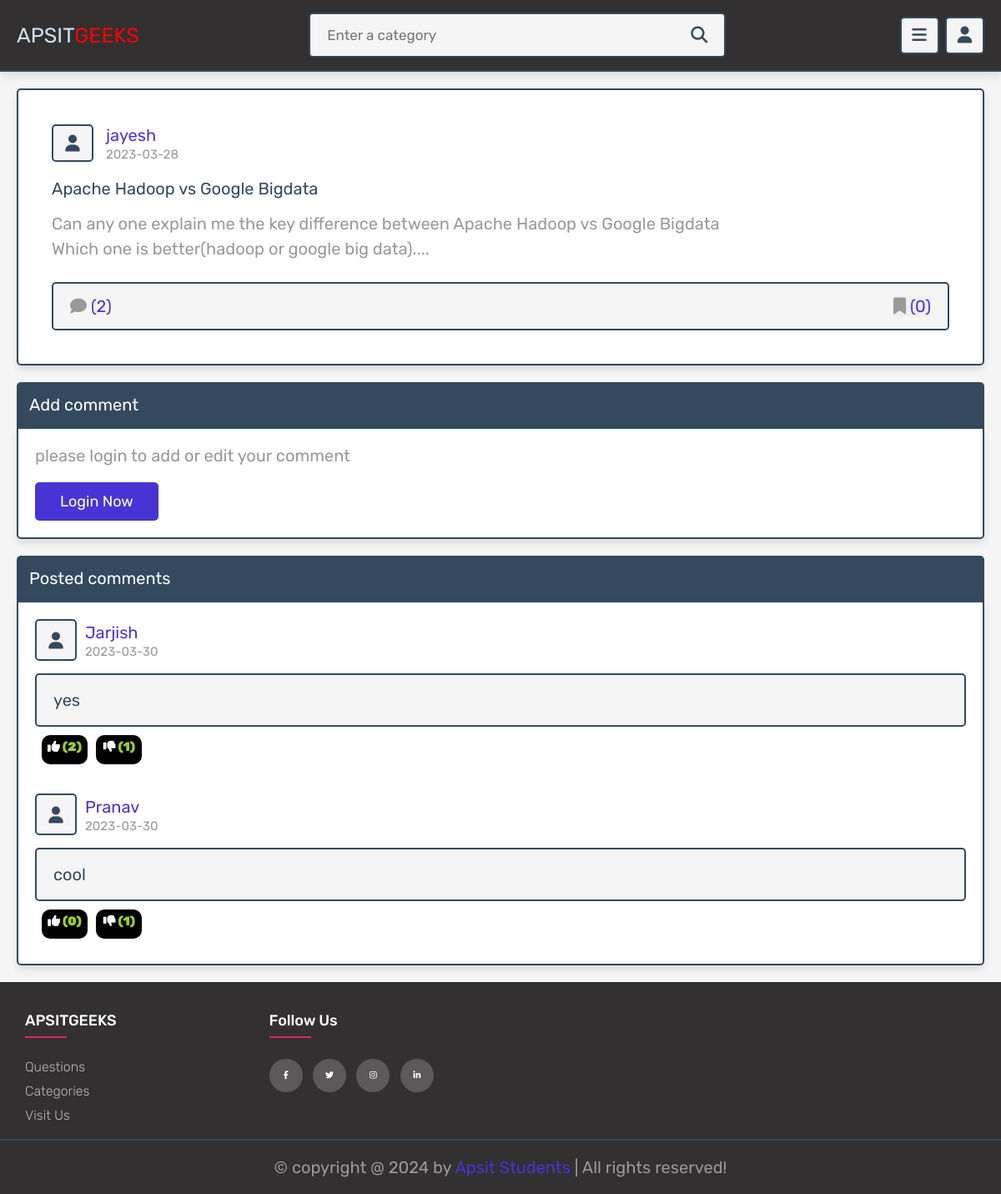
Screenshot of /view_post.php?post_id=15 with the database file from the repository.
### tables this page shows
CREATE TABLE `posts` (
  `id` int(100) NOT NULL,
  `admin_id` int(100) NOT NULL,
  `name` varchar(100) NOT NULL,
  `title` varchar(100) NOT NULL,
  `content` varchar(10000) NOT NULL,
  `category` varchar(50) NOT NULL,
  `image` varchar(100) NOT NULL,
  `date` date NOT NULL DEFAULT current_timestamp(),
  `status` varchar(10) NOT NULL
);

CREATE TABLE `comments` (
  `id` int(100) NOT NULL,
  `post_id` int(100) NOT NULL,
  `admin_id` int(100) NOT NULL,
  `user_id` int(100) NOT NULL,
  `user_name` varchar(50) NOT NULL,
  `comment` varchar(1000) NOT NULL,
  `date` date NOT NULL DEFAULT current_timestamp()
);

### view_post.php (the view, shortened to what this page needs)
<?php
include 'components/connect.php';
if(isset($_SESSION['user_id'])){
   $user_id = $_SESSION['user_id'];
}else{
   $user_id = '';
};
$get_id = $_GET['post_id'];
?>
<!DOCTYPE html>
<html lang="en">
<head>
   <link rel="stylesheet" href="https://cdnjs.cloudflare.com/ajax/libs/font-awesome/6.1.1/css/all.min.css">
   <link rel="stylesheet" href="css/style.css">
</head>
<body>
<?php include 'components/user_header.php'; ?>
<section class="posts-container" style="padding-bottom: 0;">
   <div class="box-container">
      <?php
         $select_posts = $conn->prepare("SELECT * FROM `posts` WHERE status = ? AND id = ?");
         $select_posts->execute(['active', $get_id]);
         if($select_posts->rowCount() > 0){
            while($fetch_posts = $select_posts->fetch(PDO::FETCH_ASSOC)){
            $post_id = $fetch_posts['id'];
            $count_post_comments = $conn->prepare("SELECT * FROM `comments` WHERE post_id = ?");
            $count_post_comments->execute([$post_id]);
            $total_post_comments = $count_post_comments->rowCount();
            $count_post_likes = $conn->prepare("SELECT * FROM `likes` WHERE post_id = ?");
            $count_post_likes->execute([$post_id]);
            $total_post_likes = $count_post_likes->rowCount();
            $confirm_likes = $conn->prepare("SELECT * FROM `likes` WHERE user_id = ? AND post_id = ?");
            $confirm_likes->execute([$user_id, $post_id]);
      ?>
      <form class="box" method="post">
         <div class="post-admin">
            <i class="fas fa-user"></i>
            <div>
               <a href="author_posts.php?author=<?= $fetch_posts['name']; ?>"><?= $fetch_posts['name']; ?></a>
               <div><?= $fetch_posts['date']; ?></div>
            </div>
         </div>
         <div class="post-title"><?= $fetch_posts['title']; ?></div>
         <div class="post-content"><?= $fetch_posts['content']; ?></div>
         <div class="icons">
            <div><i class="fas fa-comment"></i><span>(<?= $total_post_comments; ?>)</span></div>
            <button type="submit" name="like_post"><i class="fas fa-bookmark" style="<?php if($confirm_likes->rowCount() > 0){ echo 'color:var(--red);'; } ?>  "></i><span>(<?= $total_post_likes; ?>)</span></button>
         </div>
      </form>
      <?php
         }
      }else{
         echo '<p class="empty">No questions found!</p>';
      }
      ?>
   </div>
</section>
<section class="comments-container">
   <p class="comment-title">Add comment</p>
   <?php
      if($user_id != ''){
         $select_admin_id = $conn->prepare("SELECT * FROM `posts` WHERE id = ?");
         $select_admin_id->execute([$get_id]);
         $fetch_admin_id = $select_admin_id->fetch(PDO::FETCH_ASSOC);
   ?>
   <form action="" method="post" class="add-comment">
      <input type="hidden" name="admin_id" value="<?= $fetch_admin_id['admin_id']; ?>">
      <input type="hidden" name="user_name" value="<?= $fetch_profile['name']; ?>">
      <p class="user"><i class="fas fa-user"></i><a href="update.php"><?= $fetch_profile['name']; ?></a></p>
      <textarea name="comment" maxlength="1000" class="comment-box" cols="30" rows="10" placeholder="Write your comment" required></textarea>
      <input type="submit" value="add comment" class="inline-btn" name="add_comment">
   </form>
   <?php
   }else{
   ?>
   <div class="add-comment">
      <p>please login to add or edit your comment</p>
      <a href="login.php" class="inline-btn">login now</a>
   </div>
   <?php
      }
   ?>
   <p class="comment-title">Posted comments</p>
   <div class="user-comments-container">
      <?php
         $select_comments = $conn->prepare("SELECT * FROM `comments` WHERE post_id = ?");
         $select_comments->execute([$get_id]);
         if($select_comments->rowCount() > 0){
            while($fetch_comments = $select_comments->fetch(PDO::FETCH_ASSOC)){
               $post_id = $fetch_comments['id'];
               $count_comment_upvote = $conn->prepare("SELECT * FROM `upvotes` WHERE comment_id = ?");
               $count_comment_upvote->execute([$post_id]);
               $total_upvote = $count_comment_upvote->rowCount();
               $confirm_upvote = $conn->prepare("SELECT * FROM  `upvotes` WHERE user_id = ? AND comment_id=? ");
               $confirm_upvote->execute([$user_id,$post_id]);
               $count_comment_downvote = $conn->prepare("SELECT * FROM `downvotes` WHERE comment_id = ?");
               $count_comment_downvote->execute([$post_id]);
               $total_downvote = $count_comment_downvote->rowCount();
               $confirm_downvote = $conn->prepare("SELECT * FROM  `downvotes` WHERE user_id = ? AND comment_id=? ");
               $confirm_downvote->execute([$user_id,$post_id]);
      ?>
      <div class="show-comments" style="<?php if($fetch_comments['user_id'] == $user_id){echo 'order:-1;'; } ?>">
         <div class="comment-user">
            <i class="fas fa-user"></i>
            <div>
               <span><?= $fetch_comments['user_name']; ?></span>
               <div><?= $fetch_comments['date']; ?></div>
            </div>
         </div>
         <div class="comment-box" style="<?php if($fetch_comments['user_id'] == $user_id){echo 'color:var(--white); background:var(--black);'; } ?>"><?= $fetch_comments['comment']; ?></div>
         <?php  if($fetch_comments['user_id'] == $user_id){
            ?>
            <div class="vote_numbers">
               <p >Upvotes on your comment: <span><?= $total_upvote; ?></span></p>
               <p >Downvotes on your comment: <span><?= $total_downvote;?></span></p>
            </div>
               <?php
}else{
   ?>
<form method="post">
<button style="background: none;" name="upvote_comment" class="upvotes-button" type="submit"><i style="<?php if($confirm_upvote->rowCount() > 0){ echo 'color:var(--red);'; } ?>  " class="fas fa-thumbs-up"   ><span> (<?= $total_upvote; ?>)</span></i></button>
<button style="background: none;" name="downvote_comment" class="upvotes-button" type="submit"> <i style="<?php if($confirm_downvote->rowCount() > 0){ echo 'color:var(--red);'; } ?>  " class="fas fa-thumbs-down" ><span> (<?= $total_downvote; ?>)</span></i></button>
     </form>
<?php
}
?>
      </div>
      <?php
            }
         }else{
            echo '<p class="empty">No comments added yet!</p>';
         }
      ?>
   </div>
</section>
<?php include 'components/footer.php'; ?>
</body>
</html>

### rows the page displays
posts: name "jayesh", date "2023-03-28", title "Apache Hadoop vs Google Bigdata", content "Can any one explain me the key difference between Apache Hadoop vs Google Bigdata Which one is better(hadoop or google big data).", total_post_comments "2", total_post_likes "0"
comments: user_name "Jarjish", date "2023-03-30", comment "yes", total_upvote "2", total_downvote "1"
comments: user_name "Pranav", date "2023-03-30", comment "cool", total_upvote "0", total_downvote "1"
